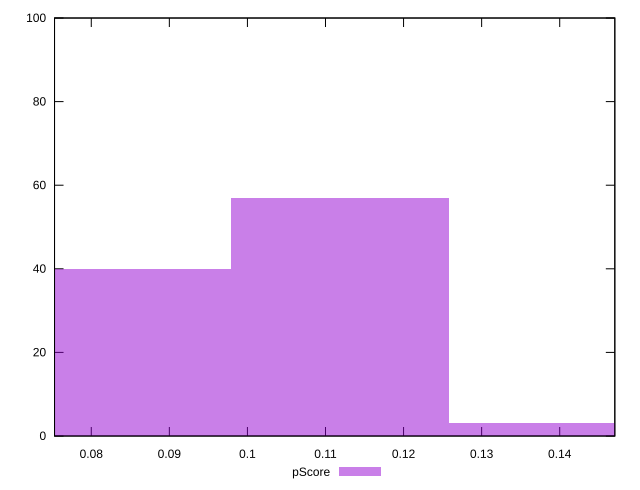

This figure's gnuplot source:
reset

$pScore <<EOF
0.083878993883131 40
0.11183865851084132 57
0.13979832313855164 3
EOF

set key outside below
set boxwidth 0.02795966462771033
set xrange [0.07529411764705879:0.14705882352941174]
set yrange [0:100]
set trange [0:100]
set style fill transparent solid 0.5 noborder
set terminal svg size 640, 490 enhanced background rgb 'white'
set output "reports/report_00031_2021-02-24T23-18-18.084Z/unused-javascript/samples/music/pScore/histogram.svg"

plot $pScore title "pScore" with boxes

reset
